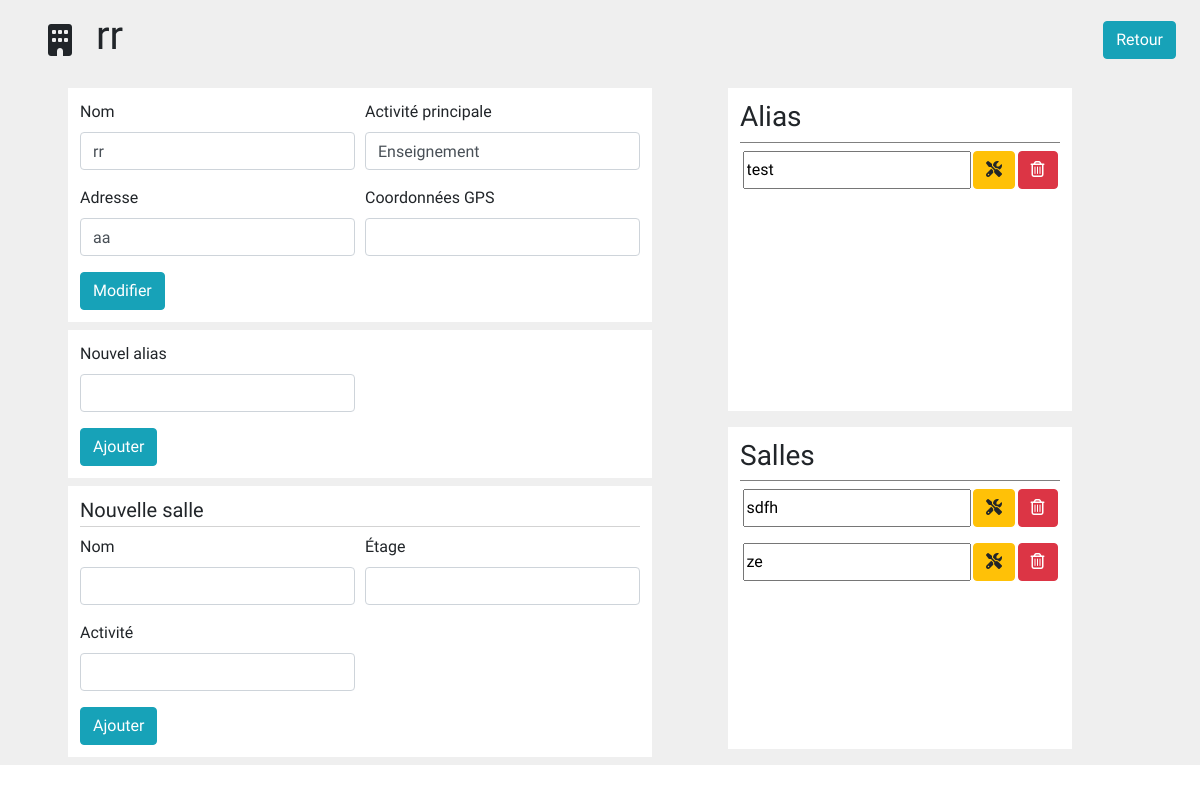
Screenshot of /edit/building/13 with the database file from the repository.
### localisation/models.py (models this page shows)
class Building(models.Model):
    name = models.CharField(max_length = 255)
    main_activity = models.CharField(max_length = 255, default= "")
    address = models.CharField(max_length = 500, default= "")
    coordinates =  models.CharField(max_length = 500, default= "")
    id_campus = models.ForeignKey('Campus' ,on_delete=models.CASCADE, default=DEFAULT_ID)
    class Meta:
        db_table = 'Building'

class SynonymBuilding(models.Model):
    id_building = models.ForeignKey('Building' ,on_delete=models.CASCADE)
    value = models.CharField(max_length = 255)

class Room(models.Model):
    name = models.CharField(max_length = 255)
    floor = models.IntegerField(default=0)
    activity = models.CharField(max_length = 255, default= "")
    id_building = models.ForeignKey('Building' ,on_delete=models.CASCADE, default=DEFAULT_ID)
    class Meta:
        db_table = 'Room'

### managementTool/views.py (the view)
# urls.py: path('edit/building/<id>' , views.edit_building , name = 'edit_building'),
def edit_building(request,id):
    building = Building.objects.get(id = id)
    rooms = Room.objects.filter(id_building = id)
    synonyms = SynonymBuilding.objects.filter(id_building = id)
    return render(request , 'edit.html', {'type':'building', 'building' : building, 'rooms' : rooms, 'synonyms' : synonyms})

### managementTool/templates/edit.html (shortened to what this page needs)
{% extends 'layout.html' %}
{% block body %}
<div class="edit-background">
  <div class="edit-title">
      <div class="">
        {%if building %} <i class="fas fa-building"></i> {% elif room %} <i class="fas fa-door-closed"></i> {% elif campus %} <i class="fas fa-city"></i> {% endif %}
        <h1>{{building.name}}</h1>
      </div>
      <a href="{% url 'index' %}" class="btn btn-info">Retour</a>
  </div>
  <div class="edit-body">
      <div class="edit-component edit-left-box">
          <div class="edit-box edit-building-informations">
              <form action="{{building.id}}/edit_informations" method="POST">
                  <div class="form-row">
                      <div class="form-group col-md-6">
                          <label for="name">Nom</label>
                          <input type="text" class="form-control" name="name" value="{{building.name}}">
                      </div>
                      <div class="form-group col-md-6">
                          <label for="mainActivity">Activité principale</label>
                          <input type="text" class="form-control" name="mainActivity" value="{{building.main_activity}}">
                      </div>
                  </div>
                  <div class="form-row">
                      <div class="form-group col-md-6">
                          <label for="address">Adresse</label>
                          <input type="text" class="form-control" name="address" value="{{building.address}}">
                      </div>
                      <div class="form-group col-md-6">
                          <label for="coordinatesGPS">Coordonnées GPS</label>
                          <input type="text" class="form-control" name="coordinatesGPS" value="{{building.coordinates}}">
                      </div>
                  </div>
                  <button type="submit" class="btn btn-info">Modifier</button>
              </form>
          </div>
          <div class="edit-box edit-alias-add">
              <form action="{{building.id}}/add_synonym" method="POST">
                  <div class="form-row">
                      <div class="form-group col-md-6">
                          <label for="alias">Nouvel alias</label>
                          <input type="text" class="form-control" name="alias">
                      </div>
                  </div>
                  <button type="submit" class="btn btn-info">Ajouter</button>
              </form>
          </div>
          <div class="edit-box edit-room-add">
              <h5 class="edit-room-add-title">Nouvelle salle</h5>
              <form action="{{building.id}}/add_room" method="POST">
                  <div class="form-row">
                      <div class="form-group col-md-6">
                          <label for="roomName">Nom</label>
                          <input type="text" class="form-control" name="roomName">
                      </div>
                      <div class="form-group col-md-6">
                          <label for="stage">Étage</label>
                          <input type="number" class="form-control" name="stage">
                      </div>
                  </div>
                  <div class="form-row">
                      <div class="form-group col-md-6">
                          <label for="activity">Activité</label>
                          <input type="text" class="form-control" name="activity">
                      </div>
                  </div>
                  <button type="submit" class="btn btn-info">Ajouter</button>
              </form>
          </div>
      </div>
      <div class="edit-component edit-right-box">
          <div class="edit-box">
              <div class="edit-list-title">
                  <h3>Alias</h3>
              </div>
              <div class="edit-list">
                {% for s in synonyms %}
                  <div class="edit-list-line">
                      <input type="text" value="{{s.value}}">
                      <button type="button" class="btn btn-warning"><i class="fas fa-tools"></i></button>
                      <button type="button" class="btn btn-danger" onclick=""><i class="far fa-trash-alt"></i></button>
                  </div>
                {% endfor %}
              </div>
          </div>
          <div class="edit-box">
              <div class="edit-list-title">
                  <h3>Salles</h3>
              </div>
              <div class="edit-list">
                {% for r in rooms %}
                  <div class="edit-list-line">
                      <input type="text" value="{{r.name}}">
                      <button type="button" class="btn btn-warning"><i class="fas fa-tools"></i></button>
                      <button type="button" class="btn btn-danger" onclick=""><i class="far fa-trash-alt"></i></button>
                  </div>
                {% endfor %}
              </div>
          </div>
      </div>
  </div>
</div>
{% endblock %}

### managementTool/static/css/style.css (style rules this page uses)
* { font-family: 'Quicksand', sans-serif; }
.edit-background { background-color: #efefef; }
.edit-body { display: flex; }
.edit-box { background-color: white; padding: 0.75rem; margin: 0.5rem; }
.edit-title { display: flex; align-items: center; justify-content: space-between; margin-right: 1.5rem; margin-left: 1.5rem; }
.edit-title div { display: flex; justify-content: center; align-items: center; }
.edit-title i { font-size: 2rem; margin: 1.5rem; }
.edit-component { margin-left: 5vw; }
.edit-left-box { width: 50vw; }
.edit-right-box { width: 30vw; }
.edit-list { height: 32vh; overflow-y: auto; padding-top: 0.5rem; }
.edit-list-line { margin-bottom: 1rem; display: flex; justify-content: space-evenly; }
.edit-list-title { border-bottom: solid 1px gray; }
.edit-right-box .edit-box { margin-bottom: 2vh; }
.edit-room-add-title { border-bottom: solid 1px lightgray; padding-bottom: 0.25rem; }

### rows the page displays
Building: name "rr", mainActivity "Enseignement", address "aa"
SynonymBuilding: value "test"
Room: name "sdfh"
Room: name "ze"
